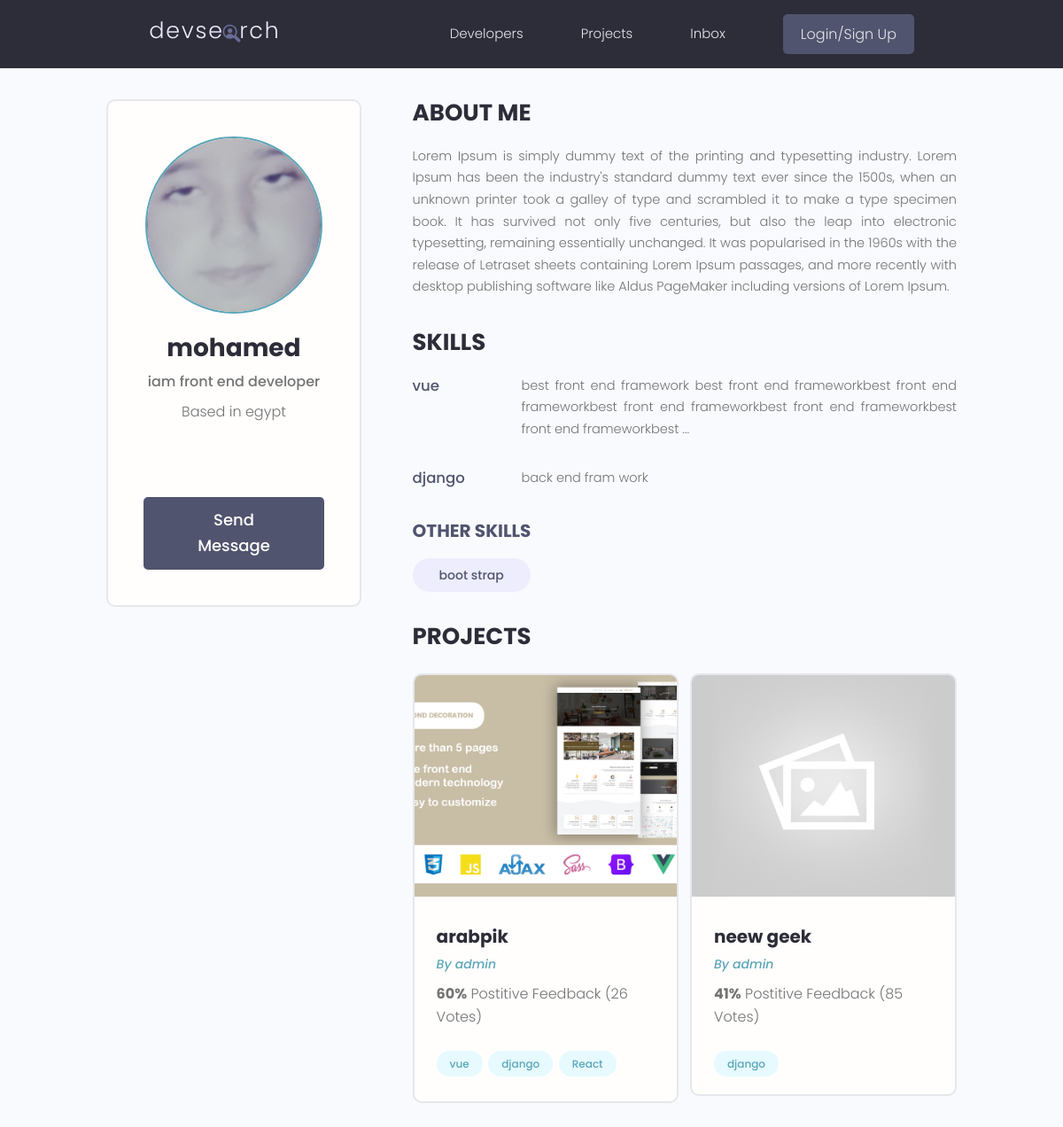
Before: /profile/0748c0b3-2df6-4669-8013-1fe528268a94 with the older database file.
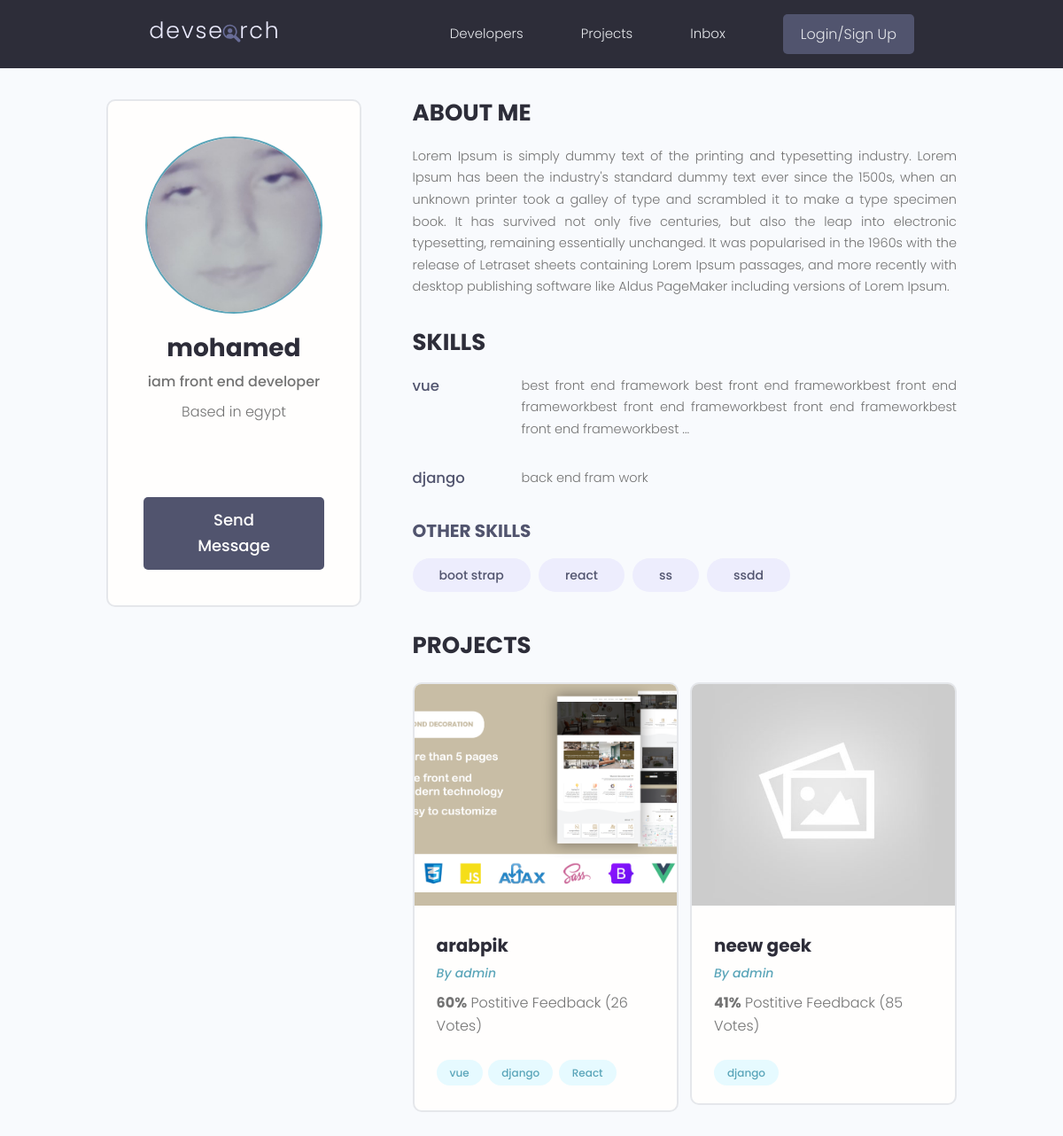
After: the same page with the newer database file.
### users/models.py (models this page shows)
class Skill(models.Model):
    id = models.UUIDField(default=uuid.uuid4, unique=True,
                            primary_key=True, editable=False)
    owner = models.ForeignKey(Profile, on_delete=models.CASCADE)
    name = models.CharField(max_length=200, null=True, blank=True)
    description = models.TextField(null=True, blank=True)
    created = models.DateTimeField(auto_now_add=True)
    def __str__(self):
        return self.name

class Profile(models.Model):
    id = models.UUIDField(default=uuid.uuid4, unique=True,
                            primary_key=True, editable=False)
    user = models.OneToOneField(
        User, null=True, blank=True, on_delete=models.CASCADE)
    name = models.CharField(max_length=200, null=True, blank=True)
    user_name = models.CharField(max_length=200, null=True, blank=True)
    email = models.EmailField(null=True, blank=True)
    headline = models.CharField(max_length=800, null=True, blank=True)
    bio = models.TextField(null=True, blank=True)
    location = models.CharField(max_length=200, null=True, blank=True)
    profile_image = models.ImageField(
        null=True, blank=True, upload_to="profiles/", default="profiles/user-default.png")
    social_github = models.URLField(max_length=200, null=True, blank=True)
    social_twitter = models.URLField(max_length=200, null=True, blank=True)
    social_linkedin = models.URLField(max_length=200, null=True, blank=True)
    social_youtube = models.URLField(max_length=200, null=True, blank=True)
    social_website = models.URLField(max_length=200, null=True, blank=True)
    created = models.DateTimeField(auto_now_add=True)
    def __str__(self):
        return str(self.user.username)
    class Meta:
        ordering = ["created"]

### projects/models.py (models this page shows, shortened)
class Project(models.Model):
    id = models.UUIDField(default=uuid.uuid4, unique=True, primary_key=True, editable=False)
    owner = models.ForeignKey(Profile, null=True, blank=True, on_delete=models.SET_NULL)
    title = models.CharField(max_length=2000)
    description = models.TextField(null=True, blank=True)
    image = models.ImageField(default="default.jpg")
    tags = models.ManyToManyField('Tag', blank=True)
    demo_link = models.URLField(max_length=2000, null=True, blank=True)
    source_link = models.URLField(max_length=2000, null=True, blank=True)
    vote_total = models.IntegerField(default=0, null=True, blank=True)
    vote_ratio = models.IntegerField(default=0, null=True, blank=True)
    created = models.DateTimeField(auto_now_add=True)
    class Meta:
        ordering = ["created"]

class Tag(models.Model):
    id = models.UUIDField(default=uuid.uuid4, unique=True, primary_key=True, editable=False)
    name = models.CharField(max_length=300)
    created = models.DateTimeField(auto_now_add=True)
    def __str__(self):
        return self.name

### users/views.py (the view)
# urls.py: path('profile/<str:pk>', views.userProfile, name="user-profile"),
def userProfile(request, pk):
    profile = Profile.objects.get(id=pk)
    topSkills = profile.skill_set.exclude(description="")
    otherSkills = profile.skill_set.filter(description="")
    context = {
        "profile": profile,
        "topSkills": topSkills,
        "otherSkills": otherSkills
    }
    return render(request, "users/user_profile.html", context)

### users/templates/users/user_profile.html (shortened to what the changed rows need)
{% extends "main.html" %}
{% block content %}
<main class="profile my-md">
    <div class="container">
        <div class="layout">
            <div class="column column--1of3">
                <div class="card text-center">
                    <div class="card__body dev">
                        <img class="avatar avatar--xl" src="{{profile.profile_image.url}}" />
                        <h2 class="dev__name">{{profile.name}}</h2>
                        <p class="dev__title">{{profile.headline}}</p>
                        {% if profile.location %}
                        <p class="dev__location">Based in {{profile.location}}</p>
                        {% endif %}
                        <ul class="dev__social">
                        </ul>
                        <a href="#" class="btn btn--sub btn--lg">Send Message </a>
                    </div>
                </div>
            </div>
            <div class="column column--2of3">
                <div class="devInfo">
                    <h3 class="devInfo__title">About Me</h3>
                    <p class="devInfo__about">
                        {{profile.bio}}
                    </p>
                </div>
                <div class="devInfo">
                    <div class="devInfo__skills">
                        {% for skill in topSkills %}
                        <div class="devSkill">
                            <h4 class="devSkill__title">{{skill.name}}</h4>
                            <p class="devSkill__info">
                                {% if skill.description|length > 150 %}
                                    {{skill.description|slice:"150"}}...
                                {% else %}
                                    {{skill.description}}
                                {% endif %}
                            </p>
                        </div>
                        {% endfor %}
                        <div class="devInfo__otherSkills">
                            {% for skill in otherSkills %}
                            <span class="tag tag--pill tag--sub tag--lg">
                                <small>{{skill}}</small>
                            </span>
                            {% endfor %}
                        </div>
                    </div>
                </div>
                <div class="devInfo">
                    <div class="grid grid--two">
                        {% for project in profile.project_set.all %}
                        <div class="column">
                            <div class="card project">
                                <a href="{% url 'project' project.id %}" class="project">
                                    <img class="project__thumbnail" src="{{project.image.url}}"
                                        alt="project thumbnail" />
                                    <div class="card__body">
                                        <h3 class="project__title">{{project.title}}</h3>
                                        <p><a class="project__author" href="{% url 'user-profile' profile.id %}">By
                                                {{profile}}</a></p>
                                        <p class="project--rating">
                                            <span style="font-weight: bold;">{{project.vote_ratio}}%</span> Postitive
                                            Feedback ({{project.vote_total}} Vote{{project.vote_total|pluralize}})
                                        </p>
                                        <div class="project__tags">
                                            {% for tag in project.tags.all|slice:"5" %}
                                            <span class="tag tag--pill tag--main">
                                                <small>{{tag}}</small>
                                            </span>
                                            {% endfor %}
                                        </div>
                                    </div>
                                </a>
                            </div>
                        </div>
                        {% endfor %}
                    </div>
                </div>
            </div>
        </div>
    </div>
</main>
{% endblock %}

Changed rows visible on the page:
added Skill: name "react", shown under "OTHER SKILLS"
added Skill: name "ss", shown under "OTHER SKILLS"
added Skill: name "ssdd", shown under "OTHER SKILLS"
